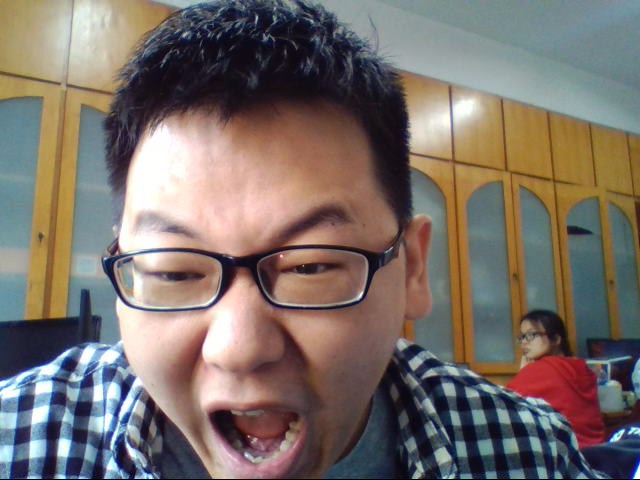
#> input picture Face_demos/img/face_recognition/wa.jpg, 640 x 480 px, found by its file name
$ python inpaint.py
#> lines starting #> are read from the running program, lines starting #| are printed output that depends on the picture; after the words box and inside, x2 and y2 are one past the last pixel; in counts of white or black regions, pixels touching at a corner belong together
'''
图片修复原理
Opnecv 中，开发者标定噪声的特征，在使用噪声周围的颜色特征推理出应该修复的图片的颜色，从而实现实现图片修复
'''

'''
程序实现解析
1.标定噪声的特征，使用cv2.inRange二值化表示噪声对图片进行二值化处理，具体代码：cv2.inRange(img,np.array([240,240,240])),
np.array([255,255,255])),把 [240,240,240]-[255,255,255]以外的颜色处理为0.
2.使用 Opencv 的 dilate 方法，扩展特征的区域，优化图片处理效果。
3.使用 inpaint 方法，把噪声的 mask 作为参数，推理并修复图片。
'''

# 图片修复
import cv2
import numpy as np

path = 'F:/Github/DL-data-processing-methods/Face_demos/img/face_recognition/wa.jpg'

img = cv2.imread(path)
#> img is the input picture: shape (480, 640, 3); mean B, G, R 105.6, 111.4, 121.8
hight, width, depth = img.shape[0:3]
#> hight = 480; width = 640; depth = 3

# 图片二值化处理，把[240,240,240]-[255,255,255]以外的颜色变成0
thresh = cv2.inRange(img, np.array([240, 240, 240]), np.array([255, 255, 255]))
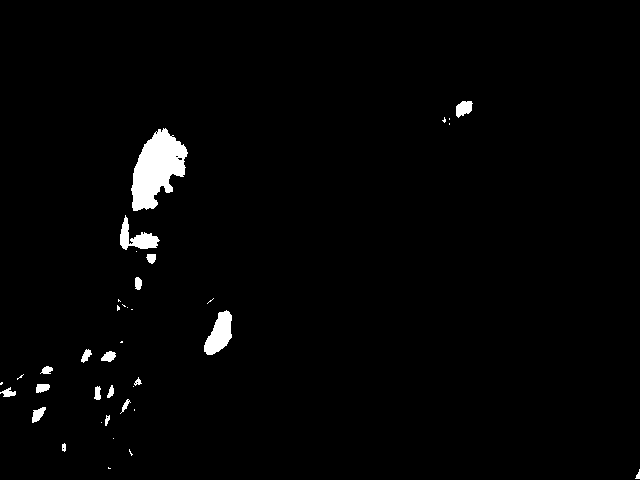
#> thresh: shape (480, 640); 1.8% white; 38 white regions (19 under 20 px), largest, box (x1, y1, x2, y2) and area: (131, 128, 188, 211) 2812, (204, 310, 232, 355) 764, (120, 215, 160, 250) 579

# 创建形状和尺寸的结构元素
kernel = np.ones((3, 3), np.uint8)

# 扩张待修复区域
hi_mask = cv2.dilate(thresh, kernel, iterations=1)
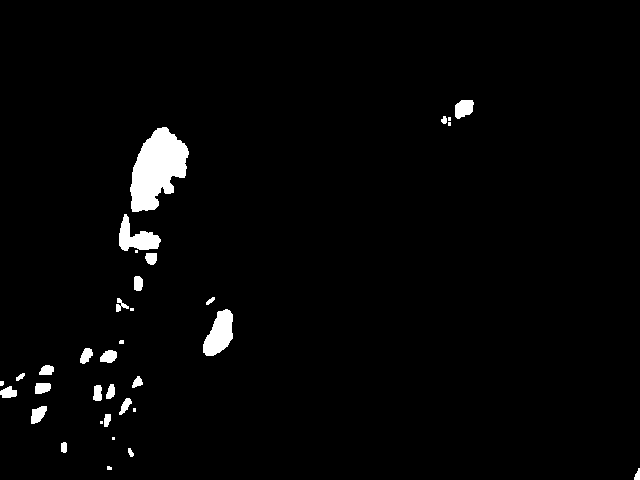
#> hi_mask: shape (480, 640); 2.4% white; 34 white regions (10 under 20 px), largest, box (x1, y1, x2, y2) and area: (130, 127, 189, 212) 3170, (203, 309, 233, 356) 916, (119, 214, 161, 251) 773
specular = cv2.inpaint(img, hi_mask, 5, flags=cv2.INPAINT_TELEA)

cv2.namedWindow('Image', 0)
cv2.resizeWindow('Image', int(width / 2), int(hight / 2))
cv2.imshow('Image', img)

cv2.namedWindow('newImage', 0)
cv2.resizeWindow('newImage', int(width / 2), int(hight / 2))
cv2.imshow('newImage', specular)
cv2.waitKey(0)
cv2.destroyAllWindows()

$ run again, with Face_demos/img/face_recognition/liguandong.jpg copied over Face_demos/img/face_recognition/wa.jpg
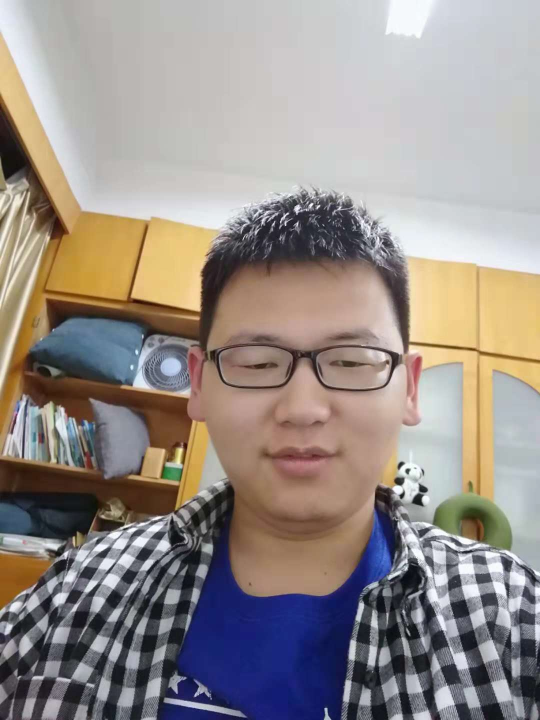
#> input picture Face_demos/img/face_recognition/liguandong.jpg, 1080 x 1440 px, found by its file name (shown at 1/2 size)
#> img is the input picture: shape (1440, 1080, 3); mean B, G, R 138.3, 142.8, 151.3
#> `thresh = cv2.inRange(img, np.array([240, 240, 240]), np.array([255, 25..`:
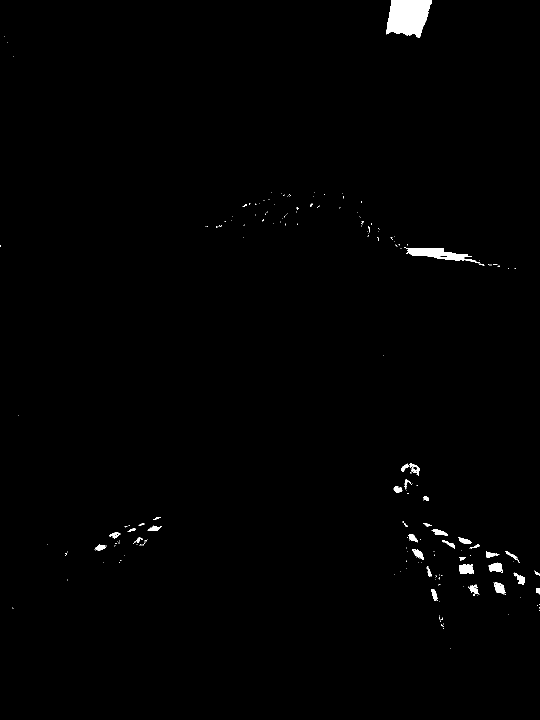
#> thresh: shape (1440, 1080) (shown at 1/2 size); 0.79% white; 219 white regions (184 under 20 px), largest, box (x1, y1, x2, y2) and area: (772, 0, 864, 75) 5175, (808, 494, 960, 527) 1915, (918, 1128, 948, 1148) 475
#> `hi_mask = cv2.dilate(thresh, kernel, iterations=1)`:
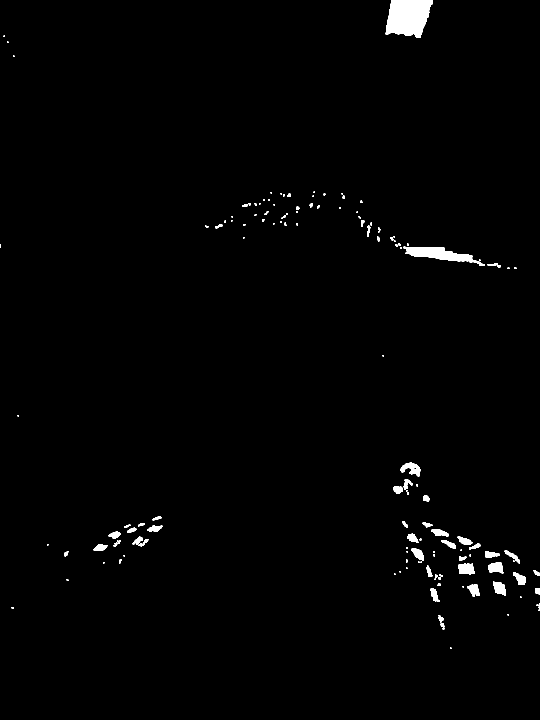
#> hi_mask: shape (1440, 1080) (shown at 1/2 size); 1.2% white; 139 white regions (72 under 20 px), largest, box (x1, y1, x2, y2) and area: (771, 0, 865, 76) 5461, (807, 493, 970, 532) 2430, (917, 1127, 949, 1149) 601

$ run again, with Face_demos/img/face_recognition/liqijian.jpg copied over Face_demos/img/face_recognition/wa.jpg
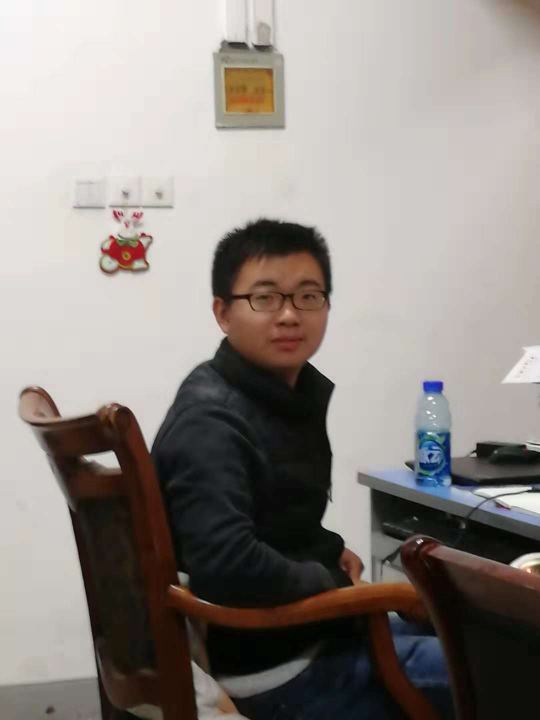
#> input picture Face_demos/img/face_recognition/liqijian.jpg, 1080 x 1440 px, found by its file name (shown at 1/2 size)
#> img is the input picture: shape (1440, 1080, 3); mean B, G, R 133.2, 137.7, 144.2
#> `thresh = cv2.inRange(img, np.array([240, 240, 240]), np.array([255, 25..`:
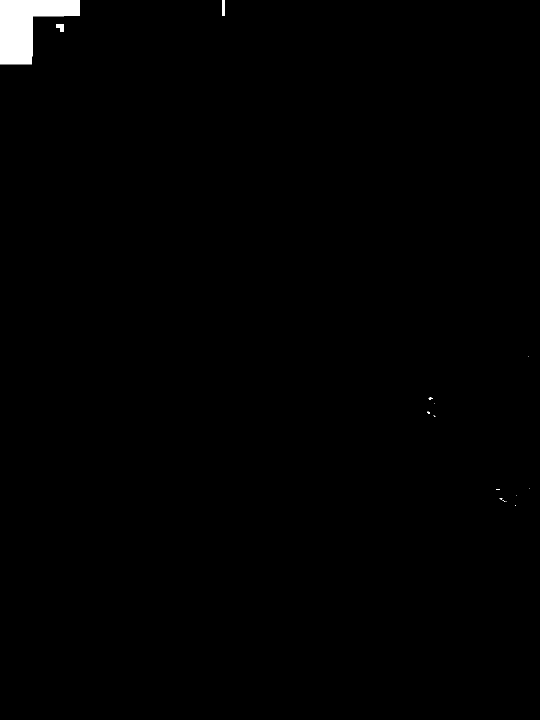
#> thresh: shape (1440, 1080) (shown at 1/2 size); 0.76% white; 15 white regions (11 under 20 px), largest, box (x1, y1, x2, y2) and area: (0, 0, 160, 129) 11408, (444, 0, 450, 32) 192, (112, 48, 128, 64) 192, (857, 794, 865, 800) 26
#> `hi_mask = cv2.dilate(thresh, kernel, iterations=1)`:
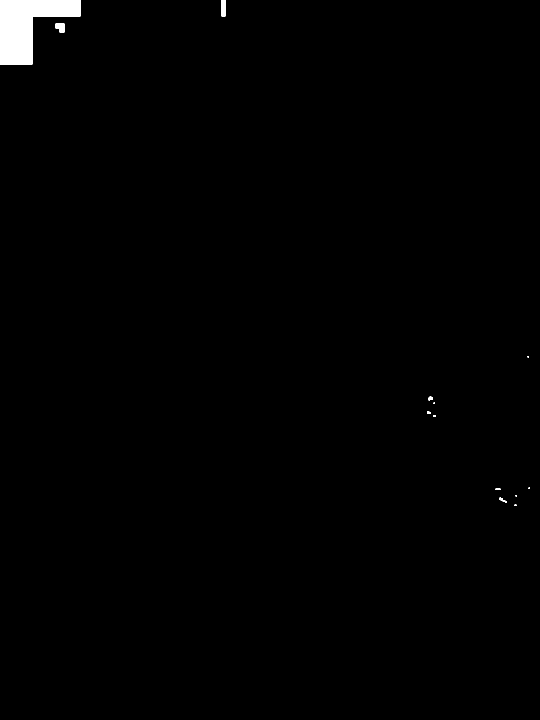
#> hi_mask: shape (1440, 1080) (shown at 1/2 size); 0.81% white; 13 white regions (5 under 20 px), largest, box (x1, y1, x2, y2) and area: (0, 0, 161, 130) 11760, (443, 0, 451, 33) 264, (111, 47, 129, 65) 260
